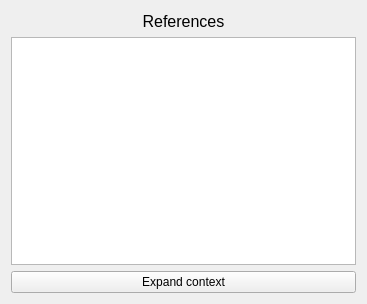
                       <widget class="QWidget" name="scrollAreaWidgetContents_7">
                        <property name="geometry">
                         <rect>
                          <x>0</x>
                          <y>0</y>
                          <width>367</width>
                          <height>304</height>
                         </rect>
                        </property>
                        <layout class="QVBoxLayout" name="verticalLayout_9">
                         <item>
                          <widget class="QWidget" name="table_widget" native="true">
                           <property name="minimumSize">
                            <size>
                             <width>0</width>
                             <height>100</height>
                            </size>
                           </property>
                           <layout class="QVBoxLayout" name="verticalLayout_13">
                            <property name="leftMargin">
                             <number>0</number>
                            </property>
                            <property name="topMargin">
                             <number>0</number>
                            </property>
                            <property name="rightMargin">
                             <number>0</number>
                            </property>
                            <property name="bottomMargin">
                             <number>0</number>
                            </property>
                            <item>
                             <layout class="QHBoxLayout" name="horizontalLayout_8">
                              <property name="topMargin">
                               <number>0</number>
                              </property>
                              <item>
                               <spacer name="horizontalSpacer_17">
                                <property name="orientation">
                                 <enum>Qt::Horizontal</enum>
                                </property>
                                <property name="sizeHint" stdset="0">
                                 <size>
                                  <width>40</width>
                                  <height>20</height>
                                 </size>
                                </property>
                               </spacer>
                              </item>
                              <item>
                               <widget class="QLabel" name="references_lbl">
                                <property name="sizePolicy">
                                 <sizepolicy hsizetype="Expanding" vsizetype="Preferred">
                                  <horstretch>0</horstretch>
                                  <verstretch>0</verstretch>
                                 </sizepolicy>
                                </property>
                                <property name="font">
                                 <font>
                                  <pointsize>12</pointsize>
                                 </font>
                                </property>
                                <property name="text">
                                 <string>References</string>
                                </property>
                                <property name="alignment">
                                 <set>Qt::AlignCenter</set>
                                </property>
                               </widget>
                              </item>
                              <item>
                               <spacer name="horizontalSpacer_18">
                                <property name="orientation">
                                 <enum>Qt::Horizontal</enum>
                                </property>
                                <property name="sizeHint" stdset="0">
                                 <size>
                                  <width>40</width>
                                  <height>20</height>
                                 </size>
                                </property>
                               </spacer>
                              </item>
                             </layout>
                            </item>
                            <item>
                             <widget class="QTableView" name="referenceView"/>
                            </item>
                            <item>
                             <widget class="QPushButton" name="expand_btn">
                              <property name="text">
                               <string>Expand context</string>
                              </property>
                             </widget>
                            </item>
                           </layout>
                          </widget>
                         </item>
                        </layout>
                       </widget>
